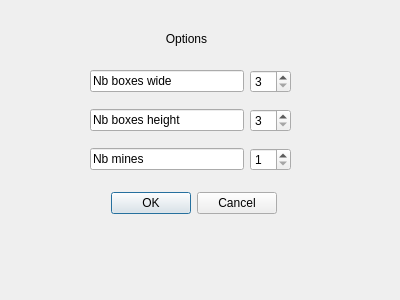
<?xml version="1.0" encoding="UTF-8"?>
<ui version="4.0">
 <class>OptionDialog</class>
 <widget class="QDialog" name="OptionDialog">
  <property name="geometry">
   <rect>
    <x>0</x>
    <y>0</y>
    <width>400</width>
    <height>300</height>
   </rect>
  </property>
  <property name="windowTitle">
   <string>Dialog</string>
  </property>
  <widget class="QLabel" name="label">
   <property name="geometry">
    <rect>
     <x>100</x>
     <y>30</y>
     <width>173</width>
     <height>18</height>
    </rect>
   </property>
   <property name="text">
    <string>Options</string>
   </property>
   <property name="alignment">
    <set>Qt::AlignCenter</set>
   </property>
  </widget>
  <widget class="QDialogButtonBox" name="buttonBox">
   <property name="geometry">
    <rect>
     <x>100</x>
     <y>190</y>
     <width>177</width>
     <height>26</height>
    </rect>
   </property>
   <property name="orientation">
    <enum>Qt::Horizontal</enum>
   </property>
   <property name="standardButtons">
    <set>QDialogButtonBox::Cancel|QDialogButtonBox::Ok</set>
   </property>
  </widget>
  <widget class="QWidget" name="">
   <property name="geometry">
    <rect>
     <x>90</x>
     <y>60</y>
     <width>201</width>
     <height>121</height>
    </rect>
   </property>
   <layout class="QVBoxLayout" name="verticalLayout">
    <item>
     <layout class="QHBoxLayout" name="horizontalLayout">
      <item>
       <widget class="QLineEdit" name="lineEditWide">
        <property name="text">
         <string>Nb boxes wide</string>
        </property>
       </widget>
      </item>
      <item>
       <widget class="QSpinBox" name="spinBoxWide">
        <property name="minimum">
         <number>3</number>
        </property>
       </widget>
      </item>
     </layout>
    </item>
    <item>
     <layout class="QHBoxLayout" name="horizontalLayout_2">
      <item>
       <widget class="QLineEdit" name="lineEditHeight">
        <property name="text">
         <string>Nb boxes height</string>
        </property>
       </widget>
      </item>
      <item>
       <widget class="QSpinBox" name="spinBoxHeight">
        <property name="minimum">
         <number>3</number>
        </property>
       </widget>
      </item>
     </layout>
    </item>
    <item>
     <layout class="QHBoxLayout" name="horizontalLayout_3">
      <item>
       <widget class="QLineEdit" name="lineEditNbMines">
        <property name="text">
         <string>Nb mines</string>
        </property>
       </widget>
      </item>
      <item>
       <widget class="QSpinBox" name="spinBoxNbMines">
        <property name="minimum">
         <number>1</number>
        </property>
       </widget>
      </item>
     </layout>
    </item>
   </layout>
  </widget>
 </widget>
 <resources/>
 <connections>
  <connection>
   <sender>buttonBox</sender>
   <signal>accepted()</signal>
   <receiver>OptionDialog</receiver>
   <slot>accept()</slot>
   <hints>
    <hint type="sourcelabel">
     <x>248</x>
     <y>254</y>
    </hint>
    <hint type="destinationlabel">
     <x>157</x>
     <y>274</y>
    </hint>
   </hints>
  </connection>
  <connection>
   <sender>buttonBox</sender>
   <signal>rejected()</signal>
   <receiver>OptionDialog</receiver>
   <slot>reject()</slot>
   <hints>
    <hint type="sourcelabel">
     <x>316</x>
     <y>260</y>
    </hint>
    <hint type="destinationlabel">
     <x>286</x>
     <y>274</y>
    </hint>
   </hints>
  </connection>
 </connections>
</ui>
